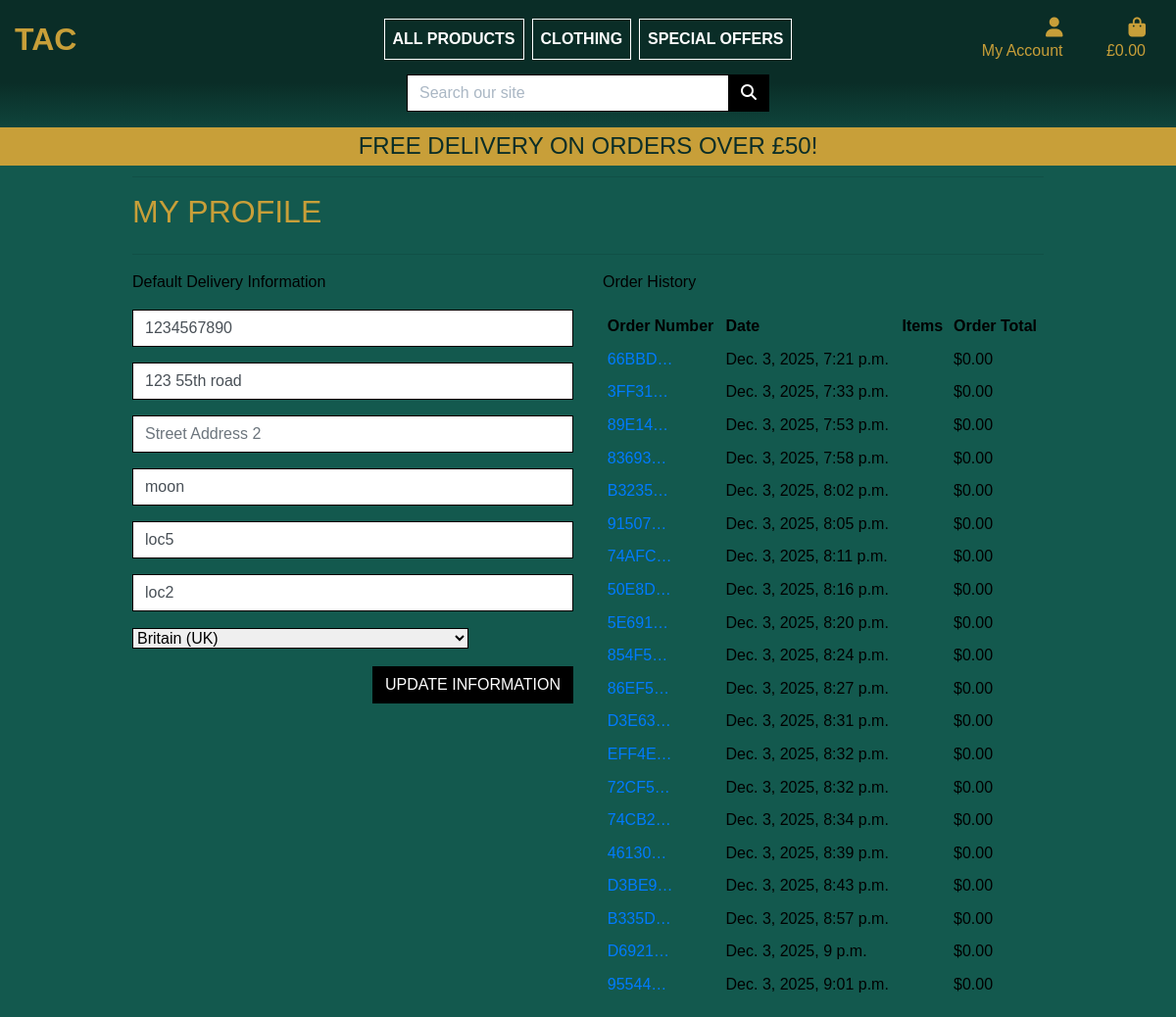
Screenshot of /profile/ (signed in) with the database file from the repository.
### profiles/models.py (models this page shows, shortened)
class UserProfile(models.Model):
    user = models.OneToOneField(User, on_delete=models.CASCADE)
    default_phone_number = models.CharField(max_length=20, null=True, blank=True)
    default_street_address1 = models.CharField(max_length=80, null=True, blank=True)
    default_street_address2 = models.CharField(max_length=80, null=True, blank=True)
    default_town_or_city = models.CharField(max_length=40, null=True, blank=True)
    default_county = models.CharField(max_length=80, null=True, blank=True)
    default_postcode = models.CharField(max_length=20, null=True, blank=True)
    default_country = CountryField(blank_label='Country', null=True, blank=True)

### checkout/models.py (models this page shows, shortened)
class Order(models.Model):
    order_number = models.CharField(max_length=32, null=False, editable=False)
    user_profile = models.ForeignKey(UserProfile, on_delete=models.SET_NULL, null=True, blank=True, related_name='orders')
    full_name = models.CharField(max_length=50, null=False, blank=False)
    email = models.EmailField(max_length=254, null=False, blank=False)
    phone_number = models.CharField(max_length=20, null=False, blank=False)
    country = CountryField(blank_label='Country *', null=False, blank=False)
    postcode = models.CharField(max_length=20, null=True, blank=True)
    town_or_city = models.CharField(max_length=40, null=False, blank=False)
    street_address1 = models.CharField(max_length=80, null=False, blank=False)
    street_address2 = models.CharField(max_length=80, null=True, blank=True)
    county = models.CharField(max_length=80, null=True, blank=True)
    date = models.DateTimeField(auto_now_add=True)
    delivery_cost = models.DecimalField(max_digits=6, decimal_places=2, null=False, default=0)
    order_total = models.DecimalField(max_digits=10, decimal_places=2, null=False, default=0)
    grand_total = models.DecimalField(max_digits=10, decimal_places=2, null=False, default=0)
    original_bag = models.TextField(null=False, blank=False, default='')
    stripe_pid = models.CharField(max_length=254, null=False, blank=False, default='')

### profiles/views.py (the view)
# urls.py: path('', views.profile, name='profile'),
@login_required
def profile(request):
    profile = get_object_or_404(UserProfile, user=request.user)
    if request.method == 'POST':
        form = UserProfileForm(request.POST, instance=profile)
        if form.is_valid():
            form.save()
            messages.success(request, 'Profile updated successfully')
        else:
            messages.error(request, 'Update failed. Please ensure the form is valid.')
    else:
        form = UserProfileForm(instance=profile)
    orders = profile.orders.all()
    template = 'profiles/profile.html'
    context = {
        'form': form,
        'orders': orders,
        'on_profile_page': True
    }
    return render(request, template, context)

### profiles/forms.py
class UserProfileForm(forms.ModelForm):
    class Meta:
        model = UserProfile
        exclude = ('user',)
    def __init__(self, *args, **kwargs):
        super().__init__(*args, **kwargs)
        placeholders = {
            'default_phone_number': 'Phone Number',
            'default_postcode': 'Postal Code',
            'default_town_or_city': 'Town or City',
            'default_street_address1': 'Street Address 1',
            'default_street_address2': 'Street Address 2',
            'default_county': 'County, State or Locality',
        }
        self.fields['default_phone_number'].widget.attrs['autofocus'] = True
        for field in self.fields:
            if field != 'default_country':
                if self.fields[field].required:
                    placeholder = f'{placeholders[field]} *'
                else:
                    placeholder = placeholders[field]
                self.fields[field].widget.attrs['placeholder'] = placeholder
            self.fields[field].widget.attrs['class'] = 'border-black rounded-0 profile-form-input'
            self.fields[field].label = False

### shopbag/contexts.py (called while the page is built, shortened)
def bag_contents(request):
    bag_items = []
    total = 0
    product_count = 0
    bag = request.session.get('bag', {})
    if total < settings.FREE_DELIVERY_THRESHOLD:
        delivery = total * Decimal(settings.STANDARD_DELIVERY_PERCENTAGE / 100)
        free_delivery_delta = settings.FREE_DELIVERY_THRESHOLD - total
    else:
        delivery = 0
        free_delivery_delta = 0
    grand_total = delivery + total
    context = {
        'bag_items': bag_items,
        'total': total,
        'product_count': product_count,
        'delivery': delivery,
        'free_delivery_delta': free_delivery_delta,
        'free_delivery_threshold': settings.FREE_DELIVERY_THRESHOLD,
        'grand_total': grand_total,
    }
    return context

### profiles/templates/profiles/profile.html (shortened to what this page needs)
{% extends "base.html" %}
{% load static %}
{% block page_header %}
    <div class="container header-container">
    </div>
{% endblock %}
{% block content %}
    <div class="overlay extend"></div>
    <div class="container">
        <div class="row">
            <div class="col">
                <hr>
                <h2 class="logo-font mb-4 text-gld">My Profile</h2>
                <hr>
            </div>
        </div>
        <div class="row">
            <div class="col-12 col-lg-6">
                <p class="text-black">Default Delivery Information</p>
                <form class="mt-3" action="{% url 'profile' %}" method="POST" id="profile-update-form">
                    {{ form|crispy }}
                    <button class="btn btn-black rounded-0 text-uppercase float-right">Update Information</button>
                </form>
            </div>
            <div class="col-12 col-lg-6">
                <p class="text-black">Order History</p>
                <div class="order-history table-responsive">
                    {% if orders %}
                        <table class="table table-sm table-borderless text-black">
                            <thead>
                                <tr>
                                    <th>Order Number</th>
                                    <th>Date</th>
                                    <th>Items</th>
                                    <th>Order Total</th>
                                </tr>
                            </thead>
                            <tbody>
                                {% for order in orders %}
                                    <tr>
                                        <td>
                                            <a href="{% url 'order_history' order.order_number %}"
                                            title="{{ order.order_number }}">
                                                {{ order.order_number|truncatechars:6 }}
                                            </a>
                                        </td>
                                        <td>{{ order.date }}</td>
                                        <td>
                                        </td>
                                        <td>${{ order.grand_total }}</td>
                                    </tr>
                                {% endfor %}
                            </tbody>
                        </table>
                    {% else %}
                        <p class="text-muted mt-3">No current orders.</p>
                    {% endif %}
                </div>
            </div>
        </div>
{% endblock %}

### static/css/base.css (style rules this page uses)
html { height: 100%; background-color: #13594E; }
body { color: #555; font-family: Arial, sans-serif; background-color: #13594E; }
.logo-font { text-transform: uppercase; }
.btn-black { background: black; color: white; }
.text-black { color: #000 !important; }
.text-gld { color: #C89F39 !important; }
.border-black { border: 1px solid black !important; }
.bg-green { background-color: #13594E; }
.overlay { height: 100%; width: 100%; top: 0; left: 0; position: fixed; z-index: -1; }
@media (min-width: 1200px) { .container { max-width: 80%; } }
@media (min-width: 992px) { .header-container { padding-top: 164px; } }

### rows the page displays
UserProfile: default_phone_number "1234567890", default_street_address1 "123 55th road", default_town_or_city "moon", default_county "loc5", default_postcode "loc2", default_country "Britain (UK)"
Order: order_number "66BBD…", date "Dec. 3, 2025, 7:21 p.m.", grand_total "0.00"
Order: order_number "3FF31…", date "Dec. 3, 2025, 7:33 p.m.", grand_total "0.00"
Order: order_number "89E14…", date "Dec. 3, 2025, 7:53 p.m.", grand_total "0.00"
Order: order_number "83693…", date "Dec. 3, 2025, 7:58 p.m.", grand_total "0.00"
Order: order_number "B3235…", date "Dec. 3, 2025, 8:02 p.m.", grand_total "0.00"
Order: order_number "91507…", date "Dec. 3, 2025, 8:05 p.m.", grand_total "0.00"
Order: order_number "74AFC…", date "Dec. 3, 2025, 8:11 p.m.", grand_total "0.00"
Order: order_number "50E8D…", date "Dec. 3, 2025, 8:16 p.m.", grand_total "0.00"
Order: order_number "5E691…", date "Dec. 3, 2025, 8:20 p.m.", grand_total "0.00"
Order: order_number "854F5…", date "Dec. 3, 2025, 8:24 p.m.", grand_total "0.00"
Order: order_number "86EF5…", date "Dec. 3, 2025, 8:27 p.m.", grand_total "0.00"
Order: order_number "D3E63…", date "Dec. 3, 2025, 8:31 p.m.", grand_total "0.00"
Order: order_number "EFF4E…", date "Dec. 3, 2025, 8:32 p.m.", grand_total "0.00"
Order: order_number "72CF5…", date "Dec. 3, 2025, 8:32 p.m.", grand_total "0.00"
Order: order_number "74CB2…", date "Dec. 3, 2025, 8:34 p.m.", grand_total "0.00"
Order: order_number "46130…", date "Dec. 3, 2025, 8:39 p.m.", grand_total "0.00"
Order: order_number "D3BE9…", date "Dec. 3, 2025, 8:43 p.m.", grand_total "0.00"
Order: order_number "B335D…", date "Dec. 3, 2025, 8:57 p.m.", grand_total "0.00"
Order: order_number "D6921…", date "Dec. 3, 2025, 9 p.m.", grand_total "0.00"
Order: order_number "95544…", date "Dec. 3, 2025, 9:01 p.m.", grand_total "0.00"

### other values shown
{{ grand_total|default:"0.00"|floatformat:2 }} "0.00"
{{ free_delivery_threshold }} "50"
